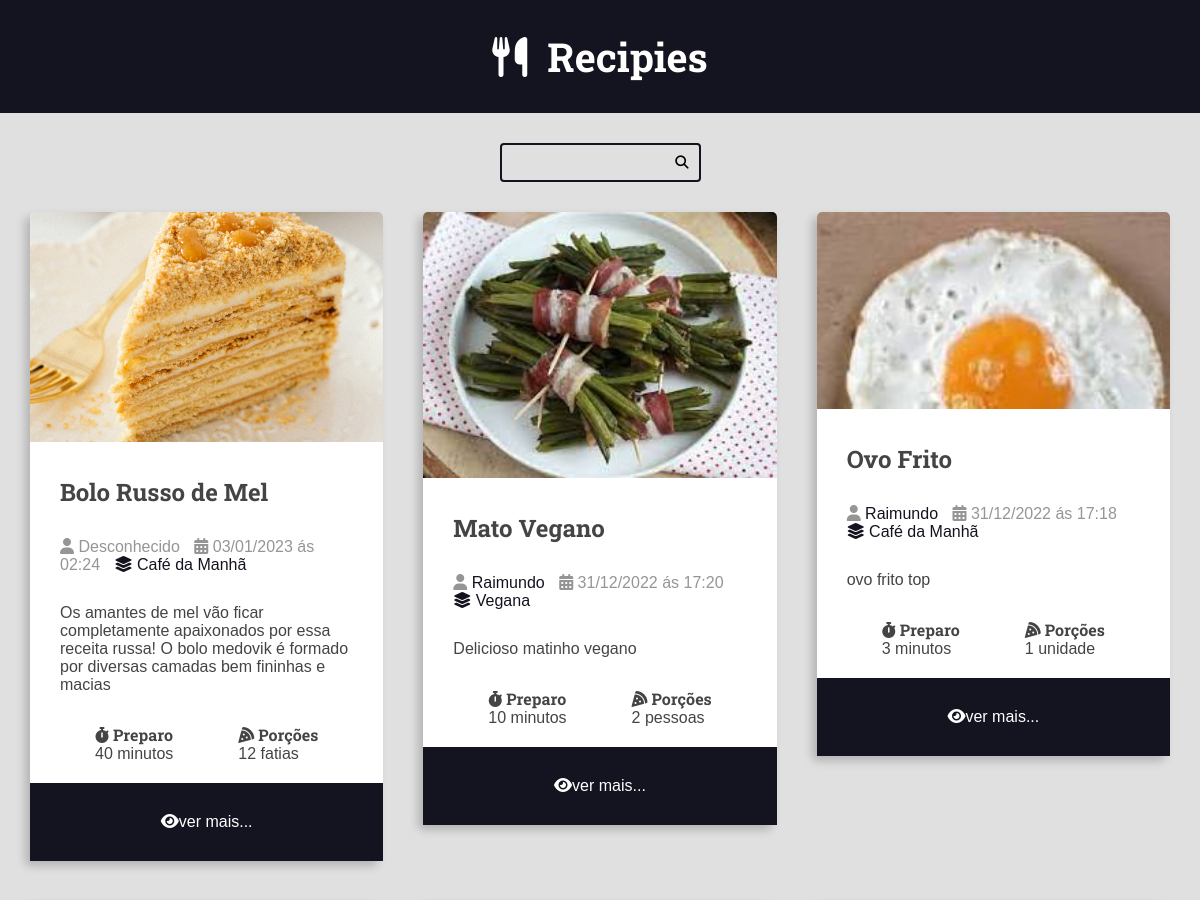
Before: / (upper part) with the older database file.
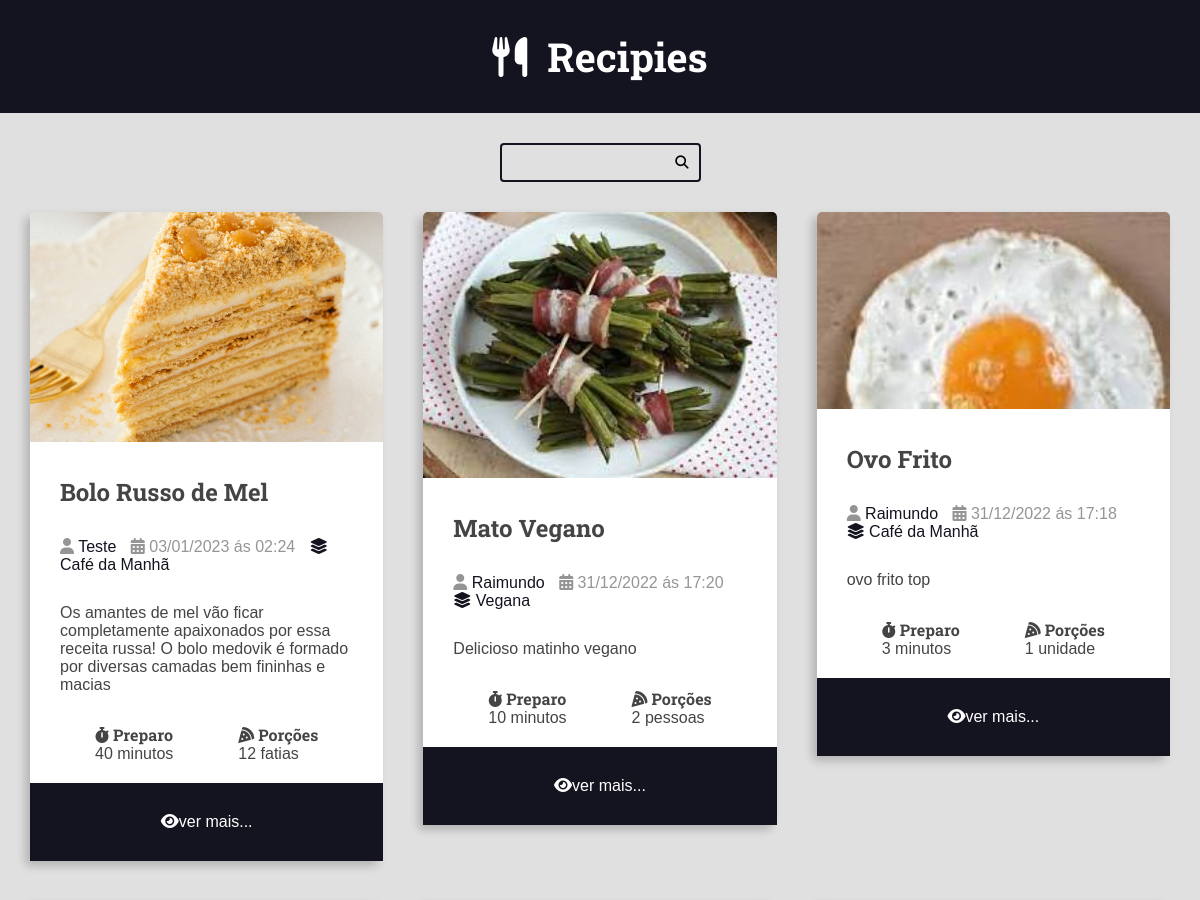
After: the same page with the newer database file.
### recipes/models.py (models this page shows, shortened)
class Recipe(models.Model):
    title = models.CharField(max_length=65)
    description = models.CharField(max_length=165)
    slug = models.SlugField()
    preparation_time = models.IntegerField()
    preparation_time_unit = models.CharField(max_length=65)
    servings = models.IntegerField()
    servings_unit= models.CharField(max_length=65)
    preparation_steps = models.TextField()
    preparation_steps_is_html = models.BooleanField(default=False)
    created_at = models.DateTimeField(auto_now_add=True)
    updated_at = models.DateTimeField(auto_now=True)
    is_published = models.BooleanField(default=False)
    cover = models.ImageField(upload_to='recipes/cover/%Y/%m/%d/')
    category = models.ForeignKey(Category, on_delete= models.SET_NULL, null=True)
    author = models.ForeignKey(User, on_delete= models.SET_NULL, null=True)

class Category (models.Model):
    name = models.CharField(max_length=65)

### recipes/views.py (the view)
# urls.py: 2. Add a URL to urlpatterns:  path('', views.home, name='home')
def home(request):
    recipe = Recipe.objects.filter(is_published=True).order_by('-id')
    return render(request , 'recipes/pages/home.html', context={
        'recipes': recipe,
    })

### recipes/templates/recipes/pages/home.html (shortened to what this page needs)
{% extends 'global/base.html' %}
{% block content %}
        <div class="main-contant main-contant-list container">
            {% for r in recipes %}
            {% include "recipes/partial/recipes.html" %}
            {% endfor %}
        </div>
{% endblock content %}

### recipes/templates/recipes/partial/recipes.html
           <div class="recipe recipe-list-item">
                <div class="recipe-list-cover">
                    <img src={{r.cover.url}} alt="Temporario">
                </div>
                <div class="recipe title container">
                    <h2 class="recipe-title">{{r.title}}</h2>
                </div>
                <div class="recipe-author">
                    <span class="recipe-author-item">
                        <i class="fas fa-user"></i>
                    {% if r.author is not None%}
                    <a href="{% url 'recipes:author' r.author.id %}">
                        {% if r.author.first_name %}
                            {{r.author.first_name}} {{r.author.last_name}}
                        {% else %}
                            {{r.author.username}}
                        {% endif %}
                    </a>
                    {% else %}
                        Desconhecido
                    {% endif %}
                    </span>
                    <span class="recipe-author-item">
                        <i class="fas fa-calendar-alt"></i>
                        {{r.created_at|date:"d/m/Y"}} ás {{r.created_at|date:"H:i"}}
                    </span>
                    <span class="recipe-author-item">
                        <a href="{% url 'recipes:category' r.category.id %}">
                            <i class="fas fa-layer-group"></i>
                            <span>{{r.category.name}}</span>
                        </a>
                    </span>
                </div>
                <div class="recipe-content">
                    <p>{{r.description}}</p>
                </div>
                <div class="recipe-meta-container">
                    <div class="recipe-meta recipe-preparation">
                        <h3 class="recipe-meta-title"><i class="fas fa-stopwatch"></i> Preparo</h3>
                        <div class="recipe-meta-text">
                            {{r.preparation_time}} {{r.preparation_time_unit}}
                        </div>
                    </div>
                    <div class="recipe-meta recipe-servings">
                        <h3 class="recipe-meta-title"><i class="fas fa-pizza-slice"></i> Porções</h3>
                        <div class="recipe-meta-text">
                            {{r.servings}} {{r.servings_unit}}
                        </div>
                    </div>
                </div>
            {% if is_detail_page is not True %}
                <footer class="recipe-footer">
                    <a class="recipe-read-more button button-dark button-full-width" href="{% url 'recipes:recipe' r.id %}">
                        <i class="fas fa-eye"></i>
                        <span> ver mais...</span>
                    </a>
                </footer>
            {% else %}
                <div class="preparation-steps">
                    {{r.preparation_steps|linebreaksbr}}
                </div>
            {% endif %}
            </div>

Changed rows visible on the page:
changed Recipe "Bolo Russo de Mel": author.first_name (not shown) → "Teste"; no longer shows "Desconhecido"
